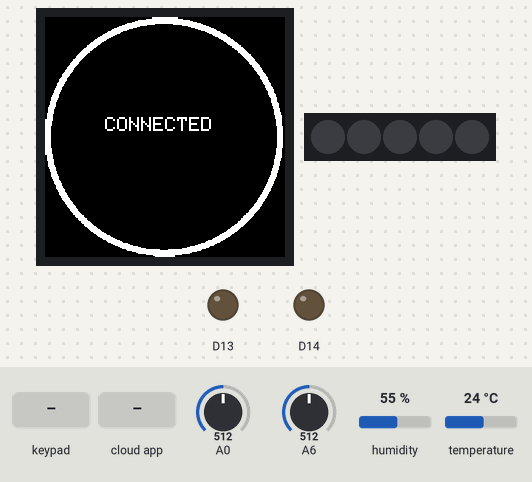
This sketch was run on a simulated Arduino MKR. Shown: 240×240 colour display, 5 RGB LEDs in strip order, left to right, output pins drawn as LEDs (lit = HIGH). The test bench sets the inputs (shaded band); at power-on: A0 = 512, A6 = 512, humidity 55 %, temperature 24 °C. Dim RGB values are drawn brighter than linear; WiFi joins after 1.5 s; servers stay silent unless stated; storage starts empty; random numbers use the default seed unless the sketch sets one; what the sketch prints to the serial monitor is not drawn.

Above: at 5.0 s.
5.1 s: keypad keys 1 2 3 4 pressed 0.4 s apart
At 8.7 s:
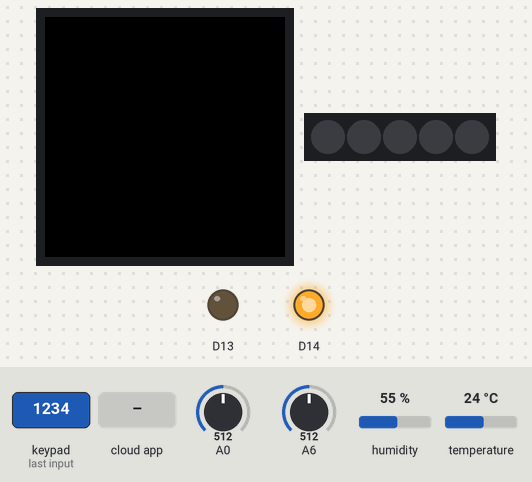
9.0 s: the phone or cloud app sets c_rel_2 to 0
At 9.9 s:
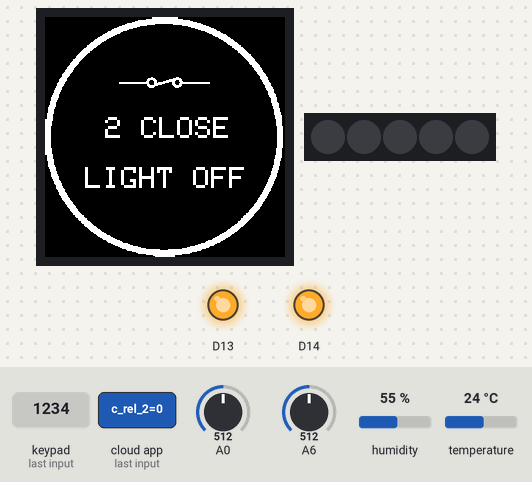
11.7 s: key '0' pressed
At 12.2 s:
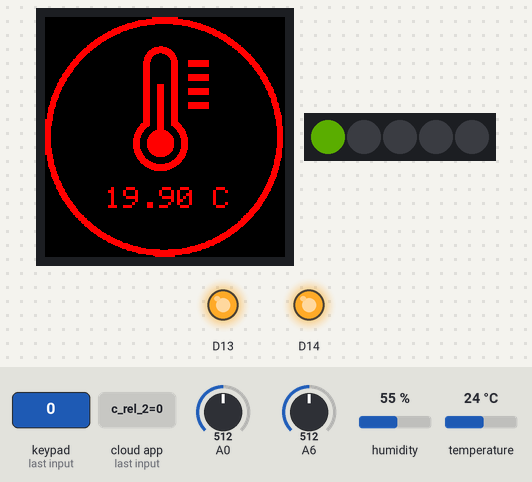
25.2 s: the phone or cloud app sets c_heat to 0
At 27.2 s:
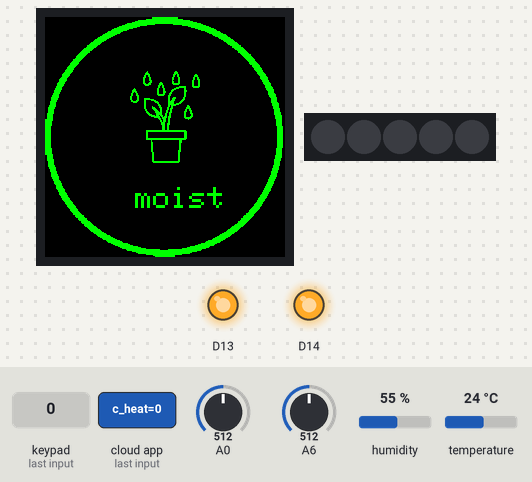
37.2 s: A0 set to 30
At 46.1 s:
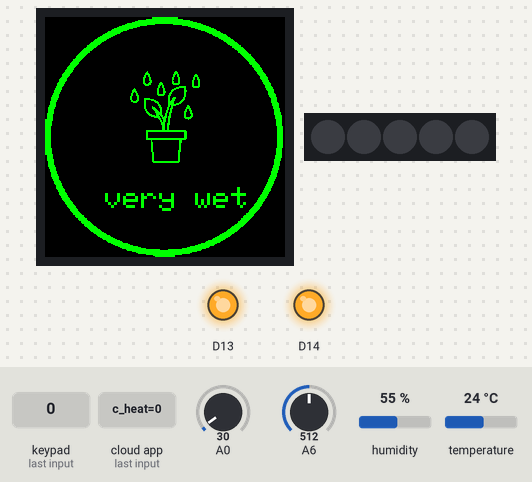
49.3 s: A0 set to 306
At 54.2 s:
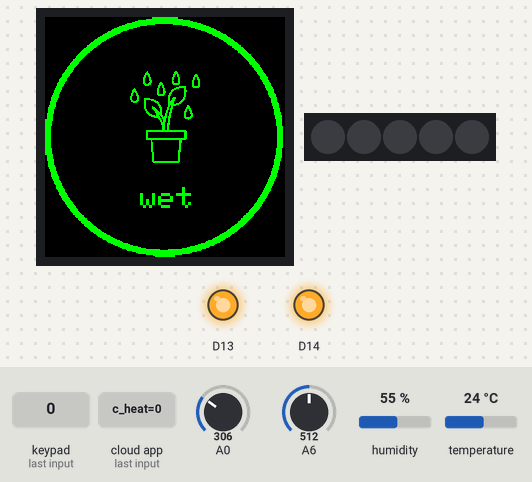
Timing chart, 0 to 55.7 s (numbered marks = the images above; inputs shaded):
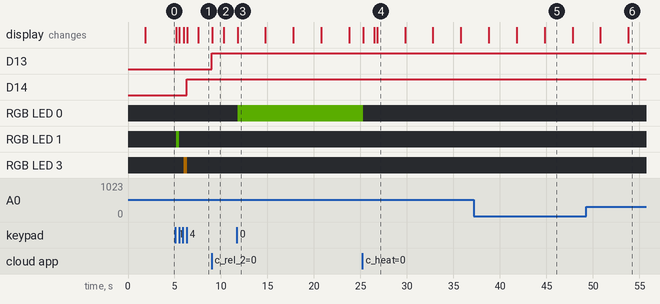

The sketch:

VOLCANO_sust_home_CLOUD_v2.ino
```cpp
#define FILE_VISITORS_NAME "test3.txt"

#include <Arduino_MKRIoTCarrier.h>
MKRIoTCarrier carrier;

#include <FastLED.h>

#define DATA_PIN 7
#define NUM_LEDS 71
#define MAX_POWER_MILLIAMPS 500
#define LED_TYPE WS2812B
#define COLOR_ORDER GRB

CRGB leds[NUM_LEDS];

#include "arduino_imgs.h"
#include "arduino_secrets.h"
#include "thingProperties.h"


int n_people = 0;
File myFile;
bool connected = false;

void setup() {

  Serial.begin(9600);

  carrier.noCase();
  carrier.begin();
  carrier.Buzzer.noSound();

  initProperties();
  ArduinoCloud.begin(ArduinoIoTPreferredConnection);
  setDebugMessageLevel(4);
  ArduinoCloud.printDebugInfo();

  carrier.display.fillScreen(ST77XX_BLACK);
  carrier.display.drawBitmap(0, 0, c_frame, 240, 240, ST77XX_WHITE);
  carrier.display.setCursor(60, 100);
  carrier.display.setTextColor(ST77XX_WHITE);
  carrier.display.setTextSize(2);
  carrier.display.print("connecting...");

  fileWrite();

  while (millis() < 60000) {
    if (!ArduinoCloud.connected()) {
      ArduinoCloud.update();
    } else {
      break;
    }

    FastLED.addLeds<LED_TYPE, DATA_PIN, COLOR_ORDER>(leds, NUM_LEDS)
      .setCorrection(TypicalLEDStrip);
    FastLED.setMaxPowerInVoltsAndMilliamps(5, MAX_POWER_MILLIAMPS);
    FastLED.clear();
    FastLED.show();
  }

  if (ArduinoCloud.connected()) {
    connected = true;
    carrier.display.fillScreen(ST77XX_BLACK);
    carrier.display.drawBitmap(0, 0, c_frame, 240, 240, ST77XX_WHITE);
    carrier.display.setCursor(60, 100);
    carrier.display.setTextColor(ST77XX_WHITE);
    carrier.display.setTextSize(2);
    carrier.display.print("CONNECTED");
    delay(2000);
  } else {
    connected = false;
    carrier.display.fillScreen(ST77XX_BLACK);
    carrier.display.drawBitmap(0, 0, c_frame, 240, 240, ST77XX_WHITE);
    carrier.display.setCursor(60, 100);
    carrier.display.setTextColor(ST77XX_WHITE);
    carrier.display.setTextSize(2);
    carrier.display.print("NOT CONNECTED");
    while (true) {
      delay(1000);
    }
  }


  fileRead();
}

uint8_t btnTcd = 5;
bool btnState[] = { 0, 0, 0, 0, 0 };
uint8_t old_btnTcd = 5;
unsigned long tLeds = 0;
int btnOn = -1;
int old_btnOn = -1;
unsigned long tBtn = 0;

bool firstLogoOff = true;
bool firstLogoOn = true;

float temp;
float hum;
int press;
float gasResistor;
float volatileOrganicCompounds;
float co2;

unsigned long tSens = 0;
unsigned long tDispSens = 0;
bool firstOn = false;
bool firstOff = false;

bool fBlack = false;
unsigned long tBlack = 0;

bool changeOn = false;
bool changeOff = false;

bool readSens = false;
int sens_n = 0;

bool readPir = true;

bool presence = false;
unsigned long pirTime = 0;
unsigned long pauseTime = 0;

unsigned long tUpdateSlow = 0;
unsigned long tUpdateFast = 0;

bool heat = false;

bool auto_res_heat = false;
bool cooling_on = false;
bool heating_on = false;

bool primo = true;

void loop() {

  carrier.Buttons.update();

  if (carrier.Buttons.getTouch(TOUCH0)) {
    btnTcd = 0;
  } else if (carrier.Buttons.getTouch(TOUCH1)) {
    btnTcd = 1;
  } else if (carrier.Buttons.getTouch(TOUCH2)) {
    btnTcd = 2;
  } else if (carrier.Buttons.getTouch(TOUCH3)) {
    btnTcd = 3;
  } else if (carrier.Buttons.getTouch(TOUCH4)) {
    btnTcd = 4;
  } else {
    btnTcd = 5;
  }

  if (btnTcd != old_btnTcd) {
    if (btnOn < 0) {
      if (btnTcd < 5) {
        btnOn = btnTcd;
        btnState[btnOn] = true;
        firstOn = true;
      }
    } else {
      if (btnTcd < 5) {
        btnState[btnOn] = false;
        firstOff = true;
        old_btnOn = btnOn;
        btnOn = -1;
      }
    }
    old_btnTcd = btnTcd;
  }

  if (btnOn >= 0) {
    if (firstOn) {
      firstOn = false;
      changeOn = true;
      Serial.print(btnOn);
      Serial.println(" ON");
    }
  }

  if (btnOn < 0) {
    if (firstOff) {
      firstOff = false;
      changeOff = true;
      Serial.print(old_btnOn);
      Serial.println(" OFF");
    }
  }

  if (changeOn) {
    changeOn = false;
    fBlack = false;

    // LEDS ON
    carrier.leds.clear();
    carrier.leds.setPixelColor(btnOn, carrier.leds.ColorHSV(random(65025), 255, 50));
    carrier.leds.show();

    // RELAY-1 ON
    if (btnOn == 3) {
      carrier.Relay1.open();
      if (heat) {
        heating_on = true;
        carrier.display.fillScreen(ST77XX_BLACK);
        carrier.display.drawBitmap(0, 0, c_frame, 240, 240, ST77XX_RED);
        carrier.display.drawBitmap(70, 50, r_open, 100, 37, ST77XX_RED);
        carrier.display.setCursor(60, 100);
        carrier.display.setTextColor(ST77XX_RED);
        carrier.display.setTextSize(3);
        carrier.display.print("1 OPEN");
        carrier.display.setCursor(30, 150);
        carrier.display.print("HEATING ON");
        fill_solid(leds, NUM_LEDS, CRGB::Red);
        FastLED.show();
      } else {
        cooling_on = true;
        carrier.display.fillScreen(ST77XX_BLACK);
        carrier.display.drawBitmap(0, 0, c_frame, 240, 240, ST77XX_BLUE);
        carrier.display.drawBitmap(70, 50, r_open, 100, 37, ST77XX_BLUE);
        carrier.display.setCursor(60, 100);
        carrier.display.setTextColor(ST77XX_BLUE);
        carrier.display.setTextSize(3);
        carrier.display.print("1 OPEN");
        carrier.display.setCursor(30, 150);
        carrier.display.print("COOLING ON");
        fill_solid(leds, NUM_LEDS, CRGB::Blue);
        FastLED.show();
      }


      tBlack = millis();
      fBlack = true;
    }

    // RELAY-2 ON
    if (btnOn == 4) {
      carrier.Relay2.open();

      carrier.display.fillScreen(ST77XX_BLACK);
      carrier.display.drawBitmap(0, 0, c_frame, 240, 240, ST77XX_WHITE);
      carrier.display.drawBitmap(70, 50, r_open, 100, 37, ST77XX_WHITE);
      carrier.display.setCursor(60, 100);
      carrier.display.setTextColor(ST77XX_WHITE);
      carrier.display.setTextSize(3);
      carrier.display.print("2 OPEN");
      carrier.display.setCursor(40, 150);
      carrier.display.print("LIGHT ON");


      tBlack = millis();
      fBlack = true;
    }

    // DISPLAY ON
    if (btnOn == 2) {
      heat = !heat;
      if (heat) {
        carrier.display.fillScreen(ST77XX_BLACK);
        carrier.display.drawBitmap(0, 0, c_frame, 240, 240, ST77XX_RED);
        carrier.display.setCursor(70, 80);
        carrier.display.setTextColor(ST77XX_RED);
        carrier.display.setTextSize(3);
        carrier.display.print("MODE:");
        carrier.display.setCursor(50, 120);
        carrier.display.print("HEATING");
      } else {
        carrier.display.fillScreen(ST77XX_BLACK);
        carrier.display.drawBitmap(0, 0, c_frame, 240, 240, ST77XX_BLUE);
        carrier.display.setCursor(70, 80);
        carrier.display.setTextColor(ST77XX_BLUE);
        carrier.display.setTextSize(3);
        carrier.display.print("MODE:");
        carrier.display.setCursor(50, 120);
        carrier.display.print("COOLING");
      }

      tBlack = millis();
      fBlack = true;
    }

    // SENSORS ON
    if (btnOn == 0) {
      sens_n = 0;
      readSens = true;
    }

    // PIR ON
    if (btnOn == 1) {
      readPir = false;
      carrier.display.fillScreen(ST77XX_BLACK);
      carrier.display.drawBitmap(0, 0, c_frame, 240, 240, ST77XX_MAGENTA);
      carrier.display.drawBitmap(70, 50, crowd, 103, 110, ST77XX_MAGENTA);
      fileRead();
      carrier.display.setCursor(100, 180);
      carrier.display.setTextColor(ST77XX_MAGENTA);
      carrier.display.setTextSize(3);
      carrier.display.print(n_people);
    }
  }

  if (changeOff) {
    changeOff = false;

    // LEDS OFF
    carrier.leds.clear();
    carrier.leds.show();

    // RELAY-1 OFF
    if (old_btnOn == 3) {
      carrier.Relay1.close();

      if (heat) {
        heating_on = false;
        carrier.display.fillScreen(ST77XX_BLACK);
        carrier.display.drawBitmap(0, 0, c_frame, 240, 240, ST77XX_RED);
        carrier.display.drawBitmap(70, 50, r_close, 100, 37, ST77XX_RED);
        carrier.display.setCursor(60, 100);
        carrier.display.setTextColor(ST77XX_RED);
        carrier.display.setTextSize(3);
        carrier.display.print("1 CLOSE");
        carrier.display.setCursor(23, 150);
        carrier.display.print("HEATING OFF");

      } else {
        cooling_on = false;
        carrier.display.fillScreen(ST77XX_BLACK);
        carrier.display.drawBitmap(0, 0, c_frame, 240, 240, ST77XX_BLUE);
        carrier.display.drawBitmap(70, 50, r_close, 100, 37, ST77XX_BLUE);
        carrier.display.setCursor(60, 100);
        carrier.display.setTextColor(ST77XX_BLUE);
        carrier.display.setTextSize(3);
        carrier.display.print("1 CLOSE");
        carrier.display.setCursor(23, 150);
        carrier.display.print("COOLING OFF");
      }
      FastLED.clear();
      FastLED.show();


      tBlack = millis();
      fBlack = true;
    }

    // RELAY-2 OFF
    if (old_btnOn == 4) {
      carrier.Relay2.close();

      carrier.display.fillScreen(ST77XX_BLACK);
      carrier.display.drawBitmap(0, 0, c_frame, 240, 240, ST77XX_WHITE);
      carrier.display.drawBitmap(70, 50, r_close, 100, 37, ST77XX_WHITE);
      carrier.display.setCursor(60, 100);
      carrier.display.setTextColor(ST77XX_WHITE);
      carrier.display.setTextSize(3);
      carrier.display.print("2 CLOSE");
      carrier.display.setCursor(40, 150);
      carrier.display.print("LIGHT OFF");

      tBlack = millis();
      fBlack = true;
    }

    // DISPLAY OFF
    if (old_btnOn == 2) {
      tBlack = millis();
      fBlack = true;
    }

    // SENSORS OFF
    if (old_btnOn == 0) {
      readSens = false;
      tBlack = millis();
      fBlack = true;
    }

    // PIR OFF
    if (old_btnOn == 1) {
      readPir = true;
      tBlack = millis();
      fBlack = true;
    }
  }

  if (fBlack) {
    if ((millis() - tBlack) > 1200) {
      fBlack = false;
      carrier.display.fillScreen(ST77XX_BLACK);
    }
  }

  if (readSens) {
    if ((millis() - tSens) > 3000) {
      tSens = millis();
      if (sens_n == 0) {
        carrier.display.fillScreen(ST77XX_BLACK);  //oled clear()
        carrier.display.drawBitmap(0, 0, c_frame, 240, 240, ST77XX_RED);
        carrier.display.drawBitmap(72, 20, temp_icon, 100, 148, ST77XX_RED);
        temp = carrier.Env.readTemperature() - 4.1;
        carrier.display.setCursor(60, 170);
        carrier.display.setTextColor(ST77XX_RED);
        carrier.display.setTextSize(3);
        carrier.display.print(temp);
        carrier.display.print(" C");
      }
      if (sens_n == 1) {
        carrier.display.fillScreen(ST77XX_BLACK);  //oled clear()
        carrier.display.drawBitmap(0, 0, c_frame, 240, 240, ST77XX_BLUE);
        carrier.display.drawBitmap(72, 10, humi_icon, 100, 148, ST77XX_BLUE);
        hum = carrier.Env.readHumidity();
        carrier.display.setCursor(60, 170);
        carrier.display.setTextColor(ST77XX_BLUE);
        carrier.display.setTextSize(3);
        carrier.display.print(hum);
        carrier.display.print(" %");
      }
      if (sens_n == 2) {
        carrier.display.fillScreen(ST77XX_BLACK);  //oled clear()
        carrier.display.drawBitmap(0, 0, c_frame, 240, 240, ST77XX_GREEN);
        carrier.display.drawBitmap(78, 25, plant_water, 86, 140, ST77XX_GREEN);
        press = analogRead(A0);
        carrier.display.setTextColor(ST77XX_GREEN);
        carrier.display.setTextSize(3);
        if (press < 300) {
          carrier.display.setCursor(60, 170);
          carrier.display.print("very wet");
        } else if (press < 400) {
          carrier.display.setCursor(95, 170);
          carrier.display.print("wet");
        } else if (press < 600) {
          carrier.display.setCursor(90, 170);
          carrier.display.print("moist");
        } else if (press < 800) {
          carrier.display.setCursor(95, 170);
          carrier.display.print("dry");
        } else {
          carrier.display.setCursor(60, 170);
          carrier.display.print("very dry");
        }
      }
      if (sens_n >= 2) {
        sens_n = 0;
      } else {
        sens_n++;
      }
    }
  }

  if (readPir) {
    if (!presence) {
      if ((millis() - pauseTime) > 5000) {
        if (analogRead(A6) > 1000) {
          pirTime = millis();
          presence = true;
        }
      }
    }
  }

  if (presence) {
    if ((millis() - pirTime) > 10000) {
      if (analogRead(A6) < 100) {
        fileWrite();
        presence = false;
        pauseTime = millis();
      }
    }
  }


  if (primo) {
    primo = false;

    c_rel_1 = false;
    c_rel_2 = false;
    c_pir = false;
    heating_on = false;
    cooling_on = false;
    heat = true;
    t_max = 35;
    t_min = 10;

  } else {
    ArduinoCloud.update();

    if (auto_res_heat) {
      auto_res_heat = false;
      old_btnOn = 2;
      btnState[2] = false;
      changeOff = true;
    }

    if ((millis() - tUpdateSlow) > 10000) {
      tUpdateSlow = millis();
      fileRead();
      c_people = n_people;
      c_temperature = carrier.Env.readTemperature() - 4.1;
      c_humidity = 1023 - carrier.Env.readHumidity();
      c_moisture = analogRead(A0);
    }

    if ((millis() - tUpdateFast) > 1000) {
      tUpdateFast = millis();
      if (analogRead(A6) > 1000) {
        c_pir = true;
      }
      if (analogRead(A6) < 100) {
        c_pir = false;
      }


      if ((t_max == 35) && (t_min == 10)) {
        bool manual_mode = true;
      } else {
        if (!heat) {
          // COOLING
          if (t_max < c_temperature) {
            if (!cooling_on) {
              btnOn = 3;
              btnState[3] = true;
              changeOn = true;
              c_rel_1 = true;
            }
          } else {
            if (cooling_on) {
              old_btnOn = 3;
              btnState[3] = false;
              changeOff = true;
              c_rel_1 = false;
            }
          }
        } else {
          // HEATING
          if (t_min > c_temperature) {
            if (!heating_on) {
              btnOn = 3;
              btnState[3] = true;
              changeOn = true;
              c_rel_1 = true;
            }
          } else {
            if (heating_on) {
              old_btnOn = 3;
              btnState[3] = false;
              changeOff = true;
              c_rel_1 = false;
            }
          }
        }
      }
    }
  }


}  //END LOOP


void drawArduino(uint16_t color) {
  carrier.display.drawBitmap(44, 60, ArduinoLogo, 152, 72, color);
  carrier.display.drawBitmap(48, 145, ArduinoText, 144, 23, color);
}

void drawExplore(uint16_t color) {
  carrier.display.drawBitmap(0, 60, ExploreFrame, 240, 75, color);
  carrier.display.drawBitmap(0, 60, ExplreIoTKittext, 240, 75, color);
}

void fileWrite() {

  myFile = SD.open(FILE_VISITORS_NAME, FILE_WRITE);

  if (myFile) {
    myFile.write("a");
    myFile.close();
  } else {
    Serial.println("error opening test.txt");
  }
}

void fileRead() {
  int n;
  String s = "";
  myFile = SD.open(FILE_VISITORS_NAME);

  if (myFile) {
    while (myFile.available()) {
      s += myFile.read();
    }

    myFile.close();
  } else {
    Serial.println("error opening test.txt");
  }

  n_people = s.length() / 2;
}

void onCRel1Change() {
  if (c_rel_1) {
    btnOn = 3;
    btnState[3] = true;
    changeOn = true;
  } else {
    old_btnOn = 3;
    btnState[3] = false;
    changeOff = true;
  }
}


void onCRel2Change() {
  if (c_rel_2) {
    btnOn = 4;
    btnState[4] = true;
    changeOn = true;
  } else {
    old_btnOn = 4;
    btnState[4] = false;
    changeOff = true;
  }
}

void onCHeatChange() {
  if (c_heat == 0) {
    //heating
    heat = false;
    btnOn = 2;
    btnState[2] = true;
    changeOn = true;
  }
  if (c_heat == 1) {
    //cooling
    heat = true;
    btnOn = 2;
    btnState[2] = true;
    changeOn = true;
  }
  auto_res_heat = true;
}
```

arduino_secrets.h
```cpp
#define SECRET_SSID "wifi_name"
#define SECRET_OPTIONAL_PASS "wifi_password"
```

thingProperties.h
```cpp
// Code generated by Arduino IoT Cloud, DO NOT EDIT.

#include <ArduinoIoTCloud.h>
#include <Arduino_ConnectionHandler.h>

const char SSID[]     = SECRET_SSID;    // Network SSID (name)
const char PASS[]     = SECRET_OPTIONAL_PASS;    // Network password (use for WPA, or use as key for WEP)

void onCRel1Change();
void onCRel2Change();
void onCHeatChange();

float c_temperature;
float c_humidity;
int c_moisture;
int c_people;
bool c_pir;
bool c_rel_1;
bool c_rel_2;
int c_heat;
int t_max;
int t_min;

void initProperties(){

  ArduinoCloud.addProperty(c_temperature, READ, 10 * SECONDS, NULL);
  ArduinoCloud.addProperty(c_humidity, READ, 10 * SECONDS, NULL);
  ArduinoCloud.addProperty(c_moisture, READ, 10 * SECONDS, NULL);
  ArduinoCloud.addProperty(c_people, READ, 10 * SECONDS, NULL);
  ArduinoCloud.addProperty(c_pir, READ, 1 * SECONDS, NULL);

  ArduinoCloud.addProperty(c_rel_1, READWRITE, ON_CHANGE, onCRel1Change);
  ArduinoCloud.addProperty(c_rel_2, READWRITE, ON_CHANGE, onCRel2Change);
  ArduinoCloud.addProperty(c_heat, READWRITE, ON_CHANGE, onCHeatChange);

  ArduinoCloud.addProperty(t_max, READWRITE, 1 * SECONDS, NULL);
  ArduinoCloud.addProperty(t_min, READWRITE, 1 * SECONDS, NULL);

}

WiFiConnectionHandler ArduinoIoTPreferredConnection(SSID, PASS);
```

Source omitted: rduino_imgs.h (data table, 273100 bytes)

Measured:
- after the input at 5.1 s, D14: LOW → HIGH after 1.2 s; RGB LED 1: off → RGB(23, 50, 0) after 0.09 s, → off 0.31 s later; RGB LED 3: off → RGB(50, 30, 0) after 0.88 s, → off 0.40 s later; the display: first changes after 0.09 s (image 1 shows a later state)
- after the input at 9.0 s, D13: LOW → HIGH at once; the display: changes after 0.08 s (image 2)
- after the input at 11.7 s, RGB LED 0: off → RGB(26, 50, 0) after 0.09 s; the display: changes after 0.09 s (image 3)
- what the display in image 2 shows lasts 1.2 s, from 9.1 s to 10.3 s
- what the display in image 3 shows lasts 3.0 s, from 11.8 s to 14.8 s
